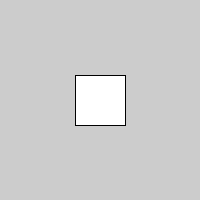
Frame 1 (no input)
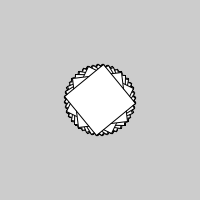
Frame 60 (the mouse pressed at the canvas centre just before this capture)
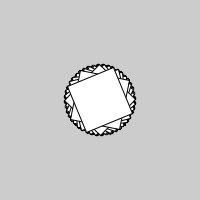
Frame 120 (the mouse held since frame 60 and released just before this capture)

The Processing sketch that drew these frames (run headless with seeded random() and noise(); from frame 60 on, the mouse is pressed at the canvas centre):

// Processing sketch: sketch_200902n
// ── sketch_200902n.pde
float angle = 0.0f;

void setup() {
  size(200, 200);
}

void draw() {
  rectMode(CENTER);
  translate(100,100);
  rotate(angle);
  rect(0,0,50,50);
  angle += 1.0;
}
